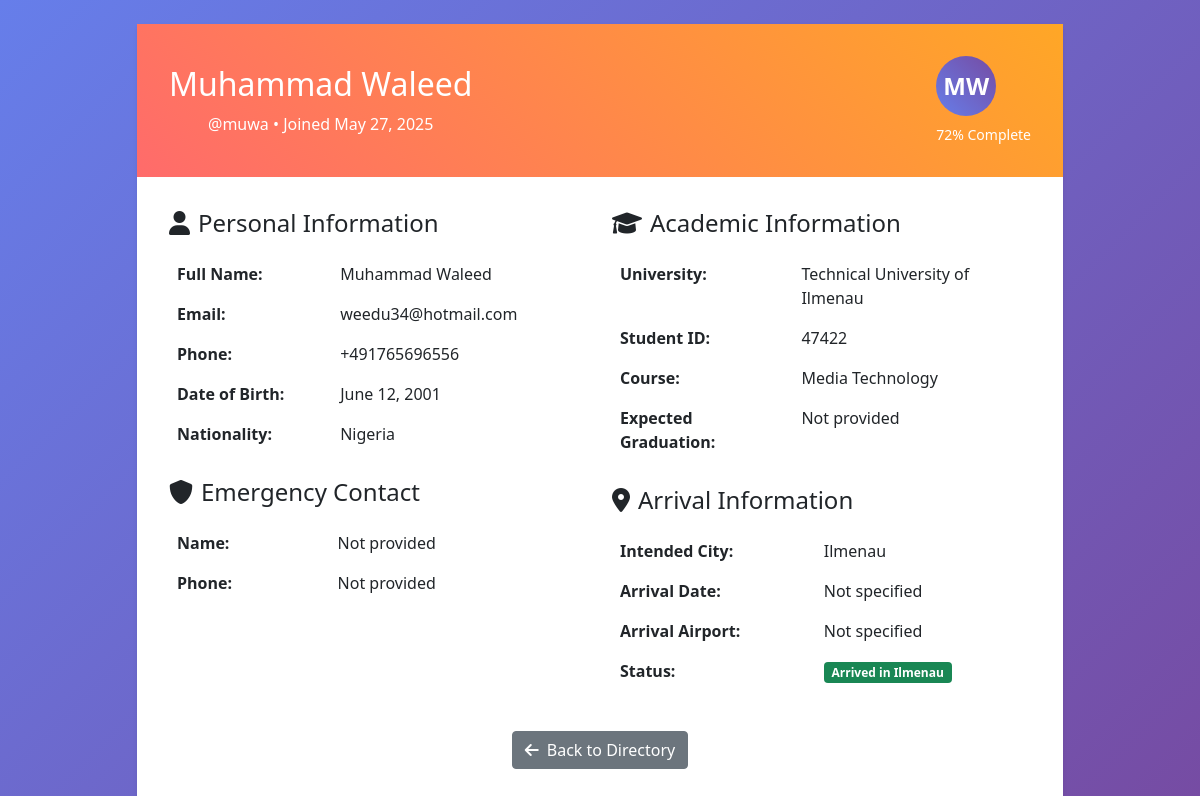
The page /accounts/users/3/ (signed in) on the database its author committed.
### accounts/models.py (models this page shows, shortened)
class CustomUser(AbstractUser):
    UNIVERSITY_CHOICES = [
        ('TU_ILMENAU', 'Technical University of Ilmenau'),
        ('OTHER_ILMENAU', 'Other Institution in Ilmenau'),
    ]
    COUNTRY_CHOICES = [
        ('US', 'United States'),
        ('IN', 'India'),
        ('CN', 'China'),
        ('BR', 'Brazil'),
        ('TR', 'Turkey'),
        ('RU', 'Russia'),
        ('MX', 'Mexico'),
        ('PK', 'Pakistan'),
        ('BD', 'Bangladesh'),
        ('NG', 'Nigeria'),
        ('OTHER', 'Other')
    ]
    ARRIVAL_STATUS_CHOICES = [
        ('PLANNING', 'Planning to Arrive in Ilmenau'),
        ('ARRIVED', 'Arrived in Ilmenau'),
    ]
    phone_regex = RegexValidator(
        regex=r'^\+?1?\d{9,15}$',
        message="Phone number must be entered in the format: '+999999999'. Up to 15 digits allowed."
    )
    phone_number = models.CharField(validators=[phone_regex], max_length=17, blank=True)
    date_of_birth = models.DateField(null=True, blank=True)
    nationality = models.CharField(max_length=50, choices=COUNTRY_CHOICES, default='OTHER')
    university = models.CharField(max_length=100, choices=UNIVERSITY_CHOICES, default='TU_ILMENAU')
    student_id = models.CharField(max_length=50, blank=True)
    course_of_study = models.CharField(max_length=200, blank=True)
    expected_graduation = models.DateField(null=True, blank=True)
    intended_city = models.CharField(max_length=100, default='Ilmenau', editable=False)
    arrival_date = models.DateField(null=True, blank=True)
    arrival_airport = models.CharField(
        max_length=50,
        blank=True,
        help_text="Main airports: ERF (Erfurt), LEJ (Leipzig), FRA (Frankfurt)"
    )
    arrival_status = models.CharField(max_length=20, choices=ARRIVAL_STATUS_CHOICES, default='PLANNING')
    emergency_contact_name = models.CharField(max_length=200, blank=True)
    emergency_contact_phone = models.CharField(validators=[phone_regex], max_length=17, blank=True)
    profile_completed = models.BooleanField(default=False)
    registration_completed = models.BooleanField(default=False)

### accounts/views.py (the view)
# urls.py: path('users/<int:user_id>/', views.user_detail, name='user_detail'),
@login_required
def user_detail(request, user_id):
    user = get_object_or_404(CustomUser, id=user_id)
    if not request.user.is_staff and request.user != user:
        messages.error(request, "You don't have permission to view this profile.")
        return redirect('dashboard')
    checklist_progress = None
    if user.arrival_status == 'PLANNING':
        checklist_progress = get_user_ilmenau_checklist_data(user)
    context = {
        'profile_user': user,
        'completion_percentage': calculate_profile_completion(user),
        'checklist_progress': checklist_progress,
    }
    return render(request, 'accounts/user_detail.html', context)

### accounts/views.py (called while the page is built)
def calculate_profile_completion(user):
    total_fields = 11  # Reduced since intended_city is fixed
    completed_fields = 0
    if user.first_name: completed_fields += 1
    if user.last_name: completed_fields += 1
    if user.email: completed_fields += 1
    if user.phone_number: completed_fields += 1
    if user.date_of_birth: completed_fields += 1
    if user.nationality: completed_fields += 1
    if user.university: completed_fields += 1
    if user.course_of_study: completed_fields += 1
    if user.arrival_date: completed_fields += 1
    if user.emergency_contact_name: completed_fields += 1
    if user.emergency_contact_phone: completed_fields += 1
    return int((completed_fields / total_fields) * 100)

### templates/accounts/user_detail.html (shortened to what this page needs)
{% extends 'base.html' %}
{% block content %}
<div class="container py-4">
    <div class="row justify-content-center">
        <div class="col-md-10">
            <div class="bg-white rounded-3 shadow-sm">
                <div class="auth-header">
                    <div class="d-flex justify-content-between align-items-center">
                        <div>
                            <h2>{{ profile_user.get_full_name }}</h2>
                            <p class="mb-0">@{{ profile_user.username }} • Joined {{ profile_user.date_joined|date:"M d, Y" }}</p>
                        </div>
                        <div class="text-end">
                            <div class="avatar-circle" style="width: 60px; height: 60px; font-size: 24px;">
                                {{ profile_user.first_name.0 }}{{ profile_user.last_name.0 }}
                            </div>
                            <small class="d-block mt-2">{{ completion_percentage }}% Complete</small>
                        </div>
                    </div>
                </div>
                <div class="auth-body">
                    <div class="row">
                        <div class="col-md-6">
                            <h4 class="mb-3"><i class="fas fa-user me-2"></i>Personal Information</h4>
                            <table class="table table-borderless">
                                <tr>
                                    <td><strong>Full Name:</strong></td>
                                    <td>{{ profile_user.get_full_name }}</td>
                                </tr>
                                <tr>
                                    <td><strong>Email:</strong></td>
                                    <td>{{ profile_user.email }}</td>
                                </tr>
                                <tr>
                                    <td><strong>Phone:</strong></td>
                                    <td>{{ profile_user.phone_number|default:"Not provided" }}</td>
                                </tr>
                                <tr>
                                    <td><strong>Date of Birth:</strong></td>
                                    <td>{{ profile_user.date_of_birth|default:"Not provided" }}</td>
                                </tr>
                                <tr>
                                    <td><strong>Nationality:</strong></td>
                                    <td>{{ profile_user.get_nationality_display }}</td>
                                </tr>
                            </table>
                            <h4 class="mb-3 mt-4"><i class="fas fa-shield-alt me-2"></i>Emergency Contact</h4>
                            <table class="table table-borderless">
                                <tr>
                                    <td><strong>Name:</strong></td>
                                    <td>{{ profile_user.emergency_contact_name|default:"Not provided" }}</td>
                                </tr>
                                <tr>
                                    <td><strong>Phone:</strong></td>
                                    <td>{{ profile_user.emergency_contact_phone|default:"Not provided" }}</td>
                                </tr>
                            </table>
                        </div>
                        <div class="col-md-6">
                            <h4 class="mb-3"><i class="fas fa-graduation-cap me-2"></i>Academic Information</h4>
                            <table class="table table-borderless">
                                <tr>
                                    <td><strong>University:</strong></td>
                                    <td>{{ profile_user.get_university_display }}</td>
                                </tr>
                                <tr>
                                    <td><strong>Student ID:</strong></td>
                                    <td>{{ profile_user.student_id|default:"Not provided" }}</td>
                                </tr>
                                <tr>
                                    <td><strong>Course:</strong></td>
                                    <td>{{ profile_user.course_of_study }}</td>
                                </tr>
                                <tr>
                                    <td><strong>Expected Graduation:</strong></td>
                                    <td>{{ profile_user.expected_graduation|default:"Not provided" }}</td>
                                </tr>
                            </table>
                            <h4 class="mb-3 mt-4"><i class="fas fa-map-marker-alt me-2"></i>Arrival Information</h4>
                            <table class="table table-borderless">
                                <tr>
                                    <td><strong>Intended City:</strong></td>
                                    <td>{{ profile_user.intended_city }}</td>
                                </tr>
                                <tr>
                                    <td><strong>Arrival Date:</strong></td>
                                    <td>{{ profile_user.arrival_date|default:"Not specified" }}</td>
                                </tr>
                                <tr>
                                    <td><strong>Arrival Airport:</strong></td>
                                    <td>{{ profile_user.arrival_airport|default:"Not specified" }}</td>
                                </tr>
                                <tr>
                                    <td><strong>Status:</strong></td>
                                    <td>
                                        <span class="badge bg-{% if profile_user.arrival_status == 'ARRIVED' %}success{% elif profile_user.arrival_status == 'PLANNING' %}warning{% else %}info{% endif %}">
                                            {{ profile_user.get_arrival_status_display }}
                                        </span>
                                    </td>
                                </tr>
                            </table>
                        </div>
                    </div>
                    <div class="text-center mt-4">
                        <a href="{% url 'user_list' %}" class="btn btn-secondary">
                            <i class="fas fa-arrow-left me-2"></i>Back to Directory
                        </a>
                    </div>
                </div>
            </div>
        </div>
    </div>
</div>
{% endblock %}

### static/css/base.css (style rules this page uses)
body { background: linear-gradient(135deg, #667eea 0%, #764ba2 100%); min-height: 100vh; font-family: 'Segoe UI', Tahoma, Geneva, Verdana, sans-serif; }
.auth-header { background: linear-gradient(45deg, #ff6b6b, #ffa726); color: white; padding: 2rem; text-align: center; }
.auth-body { padding: 2rem; }
.avatar-circle { width: 40px; height: 40px; border-radius: 50%; background: linear-gradient(45deg, #667eea, #764ba2); color: white; display: flex; align-items: center; justify-content: center; font-weight: bold; font-size: 14px; }
.card-hover { transition: transform 0.3s ease, box-shadow 0.3s ease; }

### rows shown on the page
CustomUser: get_full_name "Muhammad Waleed", username "muwa", date_joined "May 27, 2025", first_name.0 "M", last_name.0 "W", email "weedu34@hotmail.com", phone_number "+491765696556", date_of_birth "June 12, 2001", nationality "Nigeria", emergency_contact_name "Not provided", emergency_contact_phone "Not provided", university "Technical University of Ilmenau", student_id "47422", course_of_study "Media Technology", expected_graduation "Not provided", intended_city "Ilmenau", arrival_date "Not specified", arrival_airport "Not specified", arrival_status "Arrived in Ilmenau"

### other values the page prints
{{ completion_percentage }} "72"
